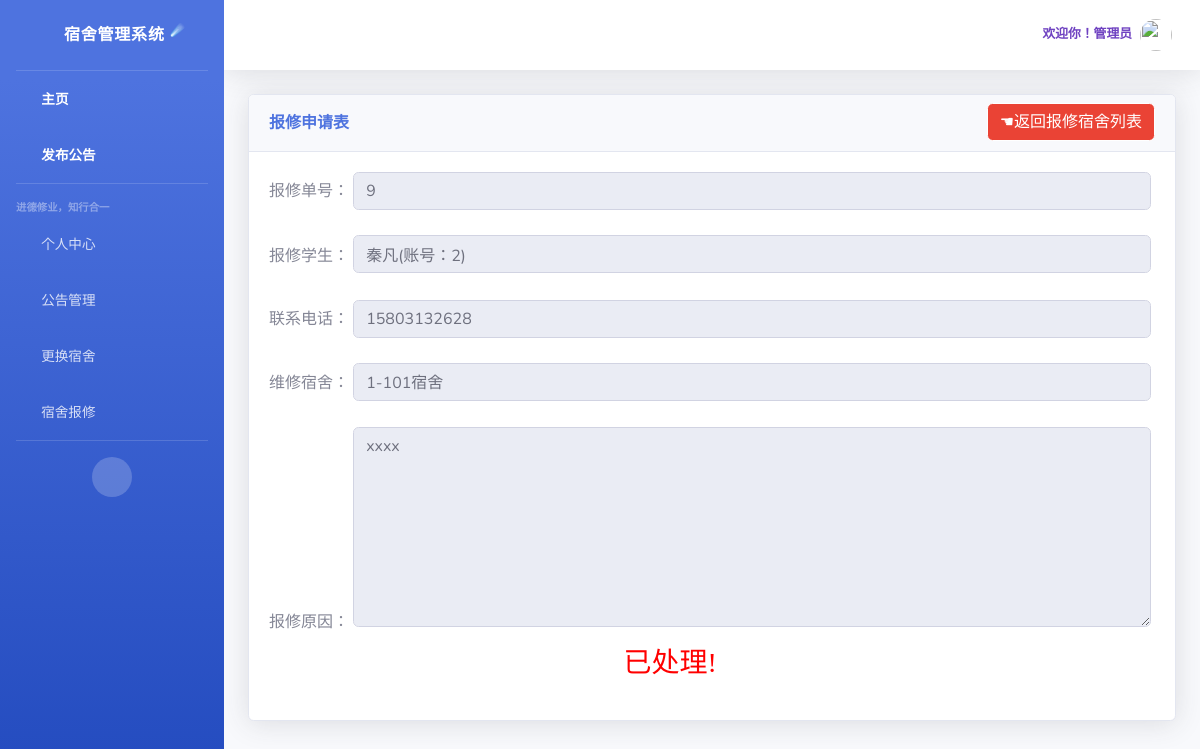
/housemaster/fix_dor_process/?id=9, run on the app's committed database.
### housemaster/models.py (models this page shows)
class Fix_dor(models.Model):
    stu_id = models.CharField(max_length=32, verbose_name='申请账号')
    name = models.CharField(max_length=32, verbose_name='姓名')
    phone = models.CharField(verbose_name='电话', max_length=32)
    dor = models.CharField(max_length=32, verbose_name='宿舍')
    simple_remarks = models.CharField(max_length=256, verbose_name='简要原因', default='无')
    detail_remarks = models.CharField(max_length=256, verbose_name='详细原因', default='无')
    send_time = models.CharField(max_length=32, verbose_name='发布时间')
    admin = models.CharField(max_length=32, verbose_name='批改管理员', null=True)
    process_time = models.CharField(max_length=32, verbose_name='批改时间', null=True)
    status = models.IntegerField(verbose_name='是否同意', default=0)  # 未处理为0，处理为1
    class Meta:
        db_table = 'Fix_dor'
        verbose_name = '宿舍维修申请表'
        verbose_name_plural = verbose_name

### housemaster/views.py (the view)
# urls.py: path('fix_dor_process/', views.fix_dor_process),
def fix_dor_process(request):
    user_id = request.COOKIES.get('user_id')
    user = User.objects.filter(user_id=user_id).first()
    id = request.GET.get('id')
    fix_dor = Fix_dor.objects.filter(id=int(id)).first()
    if request.method == "POST":
        fix_dor.admin = user.name
        fix_dor.status = 1
        fix_dor.process_time = time.strftime('%Y-%m-%d %H:%M:%S', time.localtime())
        fix_dor.save()
    return render(request, 'housemaster/fix_dor_process.html', locals())

### housemaster/templates/housemaster/fix_dor_process.html (shortened to what this page needs)
{% extends 'housemaster/base.html' %}
{% block content %}
    <div class="card shadow mb-4">
        <div class="card-header py-3" style="position: relative">
            <h6 class="m-0 font-weight-bold text-primary" style="display: inline-block">报修申请表</h6>
            <a href="/housemaster/fix_dor_list/1/" type="button"
               style="display: inline-block;position: absolute;top: 8px;right: 20px"
               class="btn btn-google">☚返回报修宿舍列表
            </a>
        </div>
        <div class="card-body">
            <form method="post">
                <label style="display: inline-block">报修单号：</label>
                <input type="text" class="form-control form-control-user" value="{{ fix_dor.id }}" disabled
                       style="width: 90%;display: inline-block"><br><br>
                <label>报修学生：</label>
                <input type="text" class="form-control form-control-user"
                       value="{{ fix_dor.name }}(账号：{{ fix_dor.stu_id }})" disabled
                       style="width: 90%;display: inline-block"><br><br>
                <label>联系电话：</label>
                <input type="text" class="form-control form-control-user" value="{{ fix_dor.phone }}"
                       disabled style="width: 90%;display: inline-block"><br><br>
                <label>维修宿舍：</label>
                <input type="text" class="form-control form-control-user" value="{{ fix_dor.dor }}宿舍"
                       disabled
                       style="width: 90%;display: inline-block"><br><br>
                <label>报修原因：</label>
                <textarea placeholder="可不填写" style="width: 90%;height: 200px;display: inline-block"
                          class="form-control form-control-user"
                          disabled>{{ fix_dor.detail_remarks }}</textarea><br>
                {% if fix_dor.status == 0 %}
                    <input type="submit" value="确认拨打维修电话！进行处理" class="btn btn-primary btn-user btn-block"
                           style="width: 40%;margin-left: 30%">
                {% else %}
                    <p style="font-size: 28px;font-family: 华文行楷;color: red;margin-left: 40%"> 已处理!</p>
                {% endif %}
            </form>
        </div>
    </div>
{% endblock %}

### data on the page
Fix_dor: id "9", name "秦凡(账号：2)", phone "15803132628", dor "1-101宿舍", detail_remarks "xxxx"
